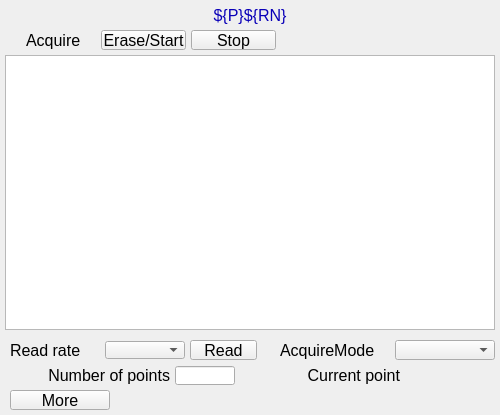
<?xml version="1.0" ?>
<ui version="4.0">
  <class>Dialog</class>
  <widget class="PyDMFrame" name="screen">
    <property name="geometry">
      <rect>
        <x>370</x>
        <y>223</y>
        <width>500</width>
        <height>415</height>
      </rect>
    </property>
    <property name="minimumSize">
      <size>
        <width>500</width>
        <height>415</height>
      </size>
    </property>
    <property name="styleSheet">
      <string notr="true">PyDMFrame#screen {
  color: rgb(0, 0, 0);
  background-color: rgb(187, 187, 187);
  }</string>
    </property>
    <property name="windowTitle">
      <string>NDStatsTimeSeriesPlot</string>
    </property>
    <layout class="QGridLayout" name="gridLayout" columnstretch="5,5,90,5,5,60,5,10,5,45,22,13,10,110,5,5,5,90,5" rowstretch="5,45,5,275,10,1,18,1,5,1,18,1,5,20,5">
      <property name="leftMargin">
        <number>0</number>
      </property>
      <property name="topMargin">
        <number>0</number>
      </property>
      <property name="rightMargin">
        <number>0</number>
      </property>
      <property name="bottomMargin">
        <number>0</number>
      </property>
      <property name="horizontalSpacing">
        <number>0</number>
      </property>
      <property name="verticalSpacing">
        <number>0</number>
      </property>
      <item row="3" column="1" colspan="17">
        <widget class="PyDMWaveformPlot" name="cartesian_plot">
          <property name="geometry">
            <rect>
              <x>5</x>
              <y>55</y>
              <width>490</width>
              <height>275</height>
            </rect>
          </property>
          <property name="sizePolicy">
            <sizepolicy hsizetype="Ignored" vsizetype="Ignored">
              <horstretch>0</horstretch>
              <verstretch>0</verstretch>
            </sizepolicy>
          </property>
          <property name="toolTip">
            <string>cartesian_plot</string>
          </property>
          <property name="title" stdset="0">
            <string>$(P)$(RN) Time Series</string>
          </property>
          <property name="xLabels">
            <stringlist>
              <string>Time {s}</string>
            </stringlist>
          </property>
          <property name="yLabels">
            <stringlist>
              <string>${P}${RN}</string>
            </stringlist>
          </property>
          <property name="curves" stdset="0">
            <stringlist>
              <string>{&quot;name&quot;: &quot;curve 1&quot;, &quot;x_channel&quot;: &quot;ca://${P}${R}TSTimeAxis&quot;, &quot;y_channel&quot;: &quot;ca://${P}${RN}&quot;, &quot;color&quot;: &quot;#4b6ec7&quot;, &quot;lineStyle&quot;: 1, &quot;lineWidth&quot;: 1, &quot;symbolSize&quot;: 10, &quot;redraw_mode&quot;: 2, &quot;block_size&quot;: 1200}</string>
            </stringlist>
          </property>
          <property name="autoRangeX" stdset="0">
            <bool>true</bool>
          </property>
          <property name="autoRangeY" stdset="0">
            <bool>true</bool>
          </property>
          <property name="axisColor" stdset="0">
            <color>
              <red>0</red>
              <green>0</green>
              <blue>0</blue>
            </color>
          </property>
          <property name="backgroundColor" stdset="0">
            <color>
              <red>218</red>
              <green>218</green>
              <blue>218</blue>
            </color>
          </property>
        </widget>
      </item>
      <item row="1" column="0" colspan="19">
        <widget class="PyDMFrame" name="composite">
          <property name="geometry">
            <rect>
              <x>0</x>
              <y>5</y>
              <width>500</width>
              <height>45</height>
            </rect>
          </property>
          <property name="sizePolicy">
            <sizepolicy hsizetype="Ignored" vsizetype="Ignored">
              <horstretch>0</horstretch>
              <verstretch>0</verstretch>
            </sizepolicy>
          </property>
          <layout class="QGridLayout" name="gridLayout_1" columnstretch="26,70,5,85,5,85,6,100,118" rowstretch="20,5,1,18,1">
            <property name="leftMargin">
              <number>0</number>
            </property>
            <property name="topMargin">
              <number>0</number>
            </property>
            <property name="rightMargin">
              <number>0</number>
            </property>
            <property name="bottomMargin">
              <number>0</number>
            </property>
            <property name="horizontalSpacing">
              <number>0</number>
            </property>
            <property name="verticalSpacing">
              <number>0</number>
            </property>
            <item row="0" column="0" colspan="9">
              <widget class="QLabel" name="text">
                <property name="geometry">
                  <rect>
                    <x>0</x>
                    <y>0</y>
                    <width>500</width>
                    <height>20</height>
                  </rect>
                </property>
                <property name="sizePolicy">
                  <sizepolicy hsizetype="Ignored" vsizetype="Ignored">
                    <horstretch>0</horstretch>
                    <verstretch>0</verstretch>
                  </sizepolicy>
                </property>
                <property name="text">
                  <string>${P}${RN}</string>
                </property>
                <property name="font">
                  <font>
                    <pointsize>12</pointsize>
                  </font>
                </property>
                <property name="brush" stdset="0">
                  <brush brushstyle="SolidPattern">
                    <color alpha="255">
                      <red>10</red>
                      <green>0</green>
                      <blue>184</blue>
                    </color>
                  </brush>
                </property>
                <property name="toolTip">
                  <string>text</string>
                </property>
                <property name="alignment">
                  <set>Qt::AlignCenter</set>
                </property>
                <property name="styleSheet">
                  <string notr="true">QLabel#text {
  color: rgb(10, 0, 184);
  }</string>
                </property>
              </widget>
            </item>
            <item row="3" column="7">
              <widget class="PyDMLabel" name="text_update">
                <property name="geometry">
                  <rect>
                    <x>282</x>
                    <y>26</y>
                    <width>100</width>
                    <height>18</height>
                  </rect>
                </property>
                <property name="sizePolicy">
                  <sizepolicy hsizetype="Ignored" vsizetype="Ignored">
                    <horstretch>0</horstretch>
                    <verstretch>0</verstretch>
                  </sizepolicy>
                </property>
                <property name="toolTip">
                  <string>PV: ${P}${R}TSAcquiring</string>
                </property>
                <property name="channel" stdset="0">
                  <string>ca://${P}${R}TSAcquiring</string>
                </property>
                <property name="displayFormat" stdset="0">
                  <enum>PyDMLabel::String</enum>
                </property>
                <property name="font">
                  <font>
                    <pointsize>10</pointsize>
                  </font>
                </property>
                <property name="alignment">
                  <set>Qt::AlignLeading|Qt::AlignLeft|Qt::AlignVCenter</set>
                </property>
                <property name="textInteractionFlags">
                  <set>Qt::TextSelectableByKeyboard|Qt::TextSelectableByMouse</set>
                </property>
                <property name="styleSheet">
                  <string notr="true">PyDMLabel#text_update {
  color: rgb(10, 0, 184);
  background-color: rgb(70, 70, 70);
  }</string>
                </property>
              </widget>
            </item>
            <item row="2" column="5" rowspan="3">
              <widget class="PyDMPushButton" name="message_button">
                <property name="geometry">
                  <rect>
                    <x>191</x>
                    <y>25</y>
                    <width>85</width>
                    <height>20</height>
                  </rect>
                </property>
                <property name="sizePolicy">
                  <sizepolicy hsizetype="Ignored" vsizetype="Ignored">
                    <horstretch>0</horstretch>
                    <verstretch>0</verstretch>
                  </sizepolicy>
                </property>
                <property name="text">
                  <string>Stop</string>
                </property>
                <property name="font">
                  <font>
                    <pointsize>12</pointsize>
                  </font>
                </property>
                <property name="toolTip">
                  <string>${P}${R}TSAcquire</string>
                </property>
                <property name="channel" stdset="0">
                  <string>ca://${P}${R}TSAcquire</string>
                </property>
                <property name="pressValue" stdset="0">
                  <string>0</string>
                </property>
                <property name="styleSheet">
                  <string notr="true">PyDMPushButton#message_button {
  color: rgb(0, 0, 0);
  background-color: rgb(115, 223, 255);
  }</string>
                </property>
              </widget>
            </item>
            <item row="2" column="3" rowspan="3">
              <widget class="PyDMPushButton" name="message_button_1">
                <property name="geometry">
                  <rect>
                    <x>101</x>
                    <y>25</y>
                    <width>85</width>
                    <height>20</height>
                  </rect>
                </property>
                <property name="sizePolicy">
                  <sizepolicy hsizetype="Ignored" vsizetype="Ignored">
                    <horstretch>0</horstretch>
                    <verstretch>0</verstretch>
                  </sizepolicy>
                </property>
                <property name="text">
                  <string>Erase/Start</string>
                </property>
                <property name="font">
                  <font>
                    <pointsize>12</pointsize>
                  </font>
                </property>
                <property name="toolTip">
                  <string>${P}${R}TSAcquire</string>
                </property>
                <property name="channel" stdset="0">
                  <string>ca://${P}${R}TSAcquire</string>
                </property>
                <property name="pressValue" stdset="0">
                  <string>1</string>
                </property>
                <property name="styleSheet">
                  <string notr="true">PyDMPushButton#message_button_1 {
  color: rgb(0, 0, 0);
  background-color: rgb(115, 223, 255);
  }</string>
                </property>
              </widget>
            </item>
            <item row="2" column="1" rowspan="3">
              <widget class="QLabel" name="text_1">
                <property name="geometry">
                  <rect>
                    <x>26</x>
                    <y>25</y>
                    <width>70</width>
                    <height>20</height>
                  </rect>
                </property>
                <property name="sizePolicy">
                  <sizepolicy hsizetype="Ignored" vsizetype="Ignored">
                    <horstretch>0</horstretch>
                    <verstretch>0</verstretch>
                  </sizepolicy>
                </property>
                <property name="text">
                  <string>Acquire</string>
                </property>
                <property name="font">
                  <font>
                    <pointsize>12</pointsize>
                  </font>
                </property>
                <property name="brush" stdset="0">
                  <brush brushstyle="SolidPattern">
                    <color alpha="255">
                      <red>0</red>
                      <green>0</green>
                      <blue>0</blue>
                    </color>
                  </brush>
                </property>
                <property name="toolTip">
                  <string>text_1</string>
                </property>
                <property name="alignment">
                  <set>Qt::AlignLeading|Qt::AlignLeft|Qt::AlignVCenter</set>
                </property>
                <property name="styleSheet">
                  <string notr="true">QLabel#text_1 {
  color: rgb(0, 0, 0);
  }</string>
                </property>
              </widget>
            </item>
          </layout>
        </widget>
      </item>
      <item row="5" column="15" rowspan="3" colspan="3">
        <widget class="PyDMEnumComboBox" name="menu">
          <property name="geometry">
            <rect>
              <x>395</x>
              <y>340</y>
              <width>100</width>
              <height>20</height>
            </rect>
          </property>
          <property name="sizePolicy">
            <sizepolicy hsizetype="Ignored" vsizetype="Ignored">
              <horstretch>0</horstretch>
              <verstretch>0</verstretch>
            </sizepolicy>
          </property>
          <property name="toolTip">
            <string>${P}${R}TSAcquireMode</string>
          </property>
          <property name="channel" stdset="0">
            <string>ca://${P}${R}TSAcquireMode</string>
          </property>
          <property name="font">
            <font>
              <pointsize>12</pointsize>
            </font>
          </property>
          <property name="styleSheet">
            <string notr="true">PyDMEnumComboBox#menu {
  color: rgb(0, 0, 0);
  background-color: rgb(115, 223, 255);
  }</string>
          </property>
        </widget>
      </item>
      <item row="5" column="13" rowspan="3">
        <widget class="QLabel" name="text_2">
          <property name="geometry">
            <rect>
              <x>280</x>
              <y>340</y>
              <width>110</width>
              <height>20</height>
            </rect>
          </property>
          <property name="sizePolicy">
            <sizepolicy hsizetype="Ignored" vsizetype="Ignored">
              <horstretch>0</horstretch>
              <verstretch>0</verstretch>
            </sizepolicy>
          </property>
          <property name="text">
            <string>AcquireMode</string>
          </property>
          <property name="font">
            <font>
              <pointsize>12</pointsize>
            </font>
          </property>
          <property name="brush" stdset="0">
            <brush brushstyle="SolidPattern">
              <color alpha="255">
                <red>0</red>
                <green>0</green>
                <blue>0</blue>
              </color>
            </brush>
          </property>
          <property name="toolTip">
            <string>text_2</string>
          </property>
          <property name="alignment">
            <set>Qt::AlignLeading|Qt::AlignLeft|Qt::AlignVCenter</set>
          </property>
          <property name="styleSheet">
            <string notr="true">QLabel#text_2 {
  color: rgb(0, 0, 0);
  }</string>
          </property>
        </widget>
      </item>
      <item row="5" column="9" rowspan="3" colspan="2">
        <widget class="PyDMPushButton" name="message_button_2">
          <property name="geometry">
            <rect>
              <x>190</x>
              <y>340</y>
              <width>67</width>
              <height>20</height>
            </rect>
          </property>
          <property name="sizePolicy">
            <sizepolicy hsizetype="Ignored" vsizetype="Ignored">
              <horstretch>0</horstretch>
              <verstretch>0</verstretch>
            </sizepolicy>
          </property>
          <property name="text">
            <string>Read</string>
          </property>
          <property name="font">
            <font>
              <pointsize>12</pointsize>
            </font>
          </property>
          <property name="toolTip">
            <string>${P}${R}TSRead</string>
          </property>
          <property name="channel" stdset="0">
            <string>ca://${P}${R}TSRead</string>
          </property>
          <property name="pressValue" stdset="0">
            <string>1</string>
          </property>
          <property name="styleSheet">
            <string notr="true">PyDMPushButton#message_button_2 {
  color: rgb(0, 0, 0);
  background-color: rgb(115, 223, 255);
  }</string>
          </property>
        </widget>
      </item>
      <item row="6" column="4" colspan="4">
        <widget class="PyDMEnumComboBox" name="menu_1">
          <property name="geometry">
            <rect>
              <x>105</x>
              <y>341</y>
              <width>80</width>
              <height>18</height>
            </rect>
          </property>
          <property name="sizePolicy">
            <sizepolicy hsizetype="Ignored" vsizetype="Ignored">
              <horstretch>0</horstretch>
              <verstretch>0</verstretch>
            </sizepolicy>
          </property>
          <property name="toolTip">
            <string>${P}${R}TSRead.SCAN</string>
          </property>
          <property name="channel" stdset="0">
            <string>ca://${P}${R}TSRead.SCAN</string>
          </property>
          <property name="font">
            <font>
              <pointsize>10</pointsize>
            </font>
          </property>
          <property name="styleSheet">
            <string notr="true">PyDMEnumComboBox#menu_1 {
  color: rgb(0, 0, 0);
  background-color: rgb(115, 223, 255);
  }</string>
          </property>
        </widget>
      </item>
      <item row="5" column="2" rowspan="3">
        <widget class="QLabel" name="text_3">
          <property name="geometry">
            <rect>
              <x>10</x>
              <y>340</y>
              <width>90</width>
              <height>20</height>
            </rect>
          </property>
          <property name="sizePolicy">
            <sizepolicy hsizetype="Ignored" vsizetype="Ignored">
              <horstretch>0</horstretch>
              <verstretch>0</verstretch>
            </sizepolicy>
          </property>
          <property name="text">
            <string>Read rate</string>
          </property>
          <property name="font">
            <font>
              <pointsize>12</pointsize>
            </font>
          </property>
          <property name="brush" stdset="0">
            <brush brushstyle="SolidPattern">
              <color alpha="255">
                <red>0</red>
                <green>0</green>
                <blue>0</blue>
              </color>
            </brush>
          </property>
          <property name="toolTip">
            <string>text_3</string>
          </property>
          <property name="alignment">
            <set>Qt::AlignLeading|Qt::AlignLeft|Qt::AlignVCenter</set>
          </property>
          <property name="styleSheet">
            <string notr="true">QLabel#text_3 {
  color: rgb(0, 0, 0);
  }</string>
          </property>
        </widget>
      </item>
      <item row="9" column="2" rowspan="3" colspan="4">
        <widget class="QLabel" name="text_4">
          <property name="geometry">
            <rect>
              <x>10</x>
              <y>365</y>
              <width>160</width>
              <height>20</height>
            </rect>
          </property>
          <property name="sizePolicy">
            <sizepolicy hsizetype="Ignored" vsizetype="Ignored">
              <horstretch>0</horstretch>
              <verstretch>0</verstretch>
            </sizepolicy>
          </property>
          <property name="text">
            <string>Number of points</string>
          </property>
          <property name="font">
            <font>
              <pointsize>12</pointsize>
            </font>
          </property>
          <property name="brush" stdset="0">
            <brush brushstyle="SolidPattern">
              <color alpha="255">
                <red>0</red>
                <green>0</green>
                <blue>0</blue>
              </color>
            </brush>
          </property>
          <property name="toolTip">
            <string>text_4</string>
          </property>
          <property name="alignment">
            <set>Qt::AlignRight|Qt::AlignTrailing|Qt::AlignVCenter</set>
          </property>
          <property name="styleSheet">
            <string notr="true">QLabel#text_4 {
  color: rgb(0, 0, 0);
  }</string>
          </property>
        </widget>
      </item>
      <item row="10" column="7" rowspan="2" colspan="3">
        <widget class="PyDMLineEdit" name="text_entry">
          <property name="geometry">
            <rect>
              <x>175</x>
              <y>366</y>
              <width>60</width>
              <height>19</height>
            </rect>
          </property>
          <property name="sizePolicy">
            <sizepolicy hsizetype="Ignored" vsizetype="Ignored">
              <horstretch>0</horstretch>
              <verstretch>0</verstretch>
            </sizepolicy>
          </property>
          <property name="channel" stdset="0">
            <string>ca://${P}${R}TSNumPoints</string>
          </property>
          <property name="toolTip">
            <string>${P}${R}TSNumPoints</string>
          </property>
          <property name="font">
            <font>
              <pointsize>11</pointsize>
            </font>
          </property>
          <property name="styleSheet">
            <string notr="true">PyDMLineEdit#text_entry {
  color: rgb(0, 0, 0);
  background-color: rgb(115, 223, 255);
  border: 1px solid black;
  margin: 0px;
  padding: 0px;
  spacing: 0px;
  }</string>
          </property>
        </widget>
      </item>
      <item row="9" column="12" rowspan="3" colspan="4">
        <widget class="QLabel" name="text_5">
          <property name="geometry">
            <rect>
              <x>270</x>
              <y>365</y>
              <width>130</width>
              <height>20</height>
            </rect>
          </property>
          <property name="sizePolicy">
            <sizepolicy hsizetype="Ignored" vsizetype="Ignored">
              <horstretch>0</horstretch>
              <verstretch>0</verstretch>
            </sizepolicy>
          </property>
          <property name="text">
            <string>Current point</string>
          </property>
          <property name="font">
            <font>
              <pointsize>12</pointsize>
            </font>
          </property>
          <property name="brush" stdset="0">
            <brush brushstyle="SolidPattern">
              <color alpha="255">
                <red>0</red>
                <green>0</green>
                <blue>0</blue>
              </color>
            </brush>
          </property>
          <property name="toolTip">
            <string>text_5</string>
          </property>
          <property name="alignment">
            <set>Qt::AlignRight|Qt::AlignTrailing|Qt::AlignVCenter</set>
          </property>
          <property name="styleSheet">
            <string notr="true">QLabel#text_5 {
  color: rgb(0, 0, 0);
  }</string>
          </property>
        </widget>
      </item>
      <item row="10" column="17">
        <widget class="PyDMLabel" name="text_update_1">
          <property name="geometry">
            <rect>
              <x>405</x>
              <y>366</y>
              <width>90</width>
              <height>18</height>
            </rect>
          </property>
          <property name="sizePolicy">
            <sizepolicy hsizetype="Ignored" vsizetype="Ignored">
              <horstretch>0</horstretch>
              <verstretch>0</verstretch>
            </sizepolicy>
          </property>
          <property name="toolTip">
            <string>PV: ${P}${R}TSCurrentPoint</string>
          </property>
          <property name="channel" stdset="0">
            <string>ca://${P}${R}TSCurrentPoint</string>
          </property>
          <property name="font">
            <font>
              <pointsize>10</pointsize>
            </font>
          </property>
          <property name="alignment">
            <set>Qt::AlignLeading|Qt::AlignLeft|Qt::AlignVCenter</set>
          </property>
          <property name="textInteractionFlags">
            <set>Qt::TextSelectableByKeyboard|Qt::TextSelectableByMouse</set>
          </property>
          <property name="styleSheet">
            <string notr="true">PyDMLabel#text_update_1 {
  color: rgb(10, 0, 184);
  background-color: rgb(187, 187, 187);
  }</string>
          </property>
        </widget>
      </item>
      <item row="13" column="2" colspan="3">
        <widget class="PyDMRelatedDisplayButton" name="related_display">
          <property name="geometry">
            <rect>
              <x>10</x>
              <y>390</y>
              <width>100</width>
              <height>20</height>
            </rect>
          </property>
          <property name="sizePolicy">
            <sizepolicy hsizetype="Ignored" vsizetype="Ignored">
              <horstretch>0</horstretch>
              <verstretch>0</verstretch>
            </sizepolicy>
          </property>
          <property name="toolTip">
            <string>More</string>
          </property>
          <property name="text">
            <string>More</string>
          </property>
          <property name="showIcon" stdset="0">
            <bool>true</bool>
          </property>
          <property name="font">
            <font>
              <pointsize>12</pointsize>
            </font>
          </property>
          <property name="styleSheet">
            <string notr="true">PyDMRelatedDisplayButton#related_display {
  color: rgb(0, 0, 0);
  background-color: rgb(115, 223, 255);
  }</string>
          </property>
          <property name="titles" stdset="0">
            <stringlist>
              <string>Time series plugin</string>
            </stringlist>
          </property>
          <property name="filenames" stdset="0">
            <stringlist>
              <string>NDPluginTimeSeries.ui</string>
            </stringlist>
          </property>
          <property name="macros" stdset="0">
            <stringlist>
              <string>P=${P},R=${R}</string>
            </stringlist>
          </property>
          <property name="openInNewWindow" stdset="0">
            <bool>true</bool>
          </property>
        </widget>
      </item>
    </layout>
    <zorder>cartesian_plot</zorder>
    <zorder>text</zorder>
    <zorder>text_update</zorder>
    <zorder>message_button</zorder>
    <zorder>message_button_1</zorder>
    <zorder>text_1</zorder>
    <zorder>composite</zorder>
    <zorder>menu</zorder>
    <zorder>text_2</zorder>
    <zorder>message_button_2</zorder>
    <zorder>menu_1</zorder>
    <zorder>text_3</zorder>
    <zorder>text_4</zorder>
    <zorder>text_entry</zorder>
    <zorder>text_5</zorder>
    <zorder>text_update_1</zorder>
    <zorder>related_display</zorder>
  </widget>
  <customwidgets>
    <customwidget>
      <class>PyDMWaveformPlot</class>
      <extends>QGraphicsView</extends>
      <header>pydm.widgets.waveformplot</header>
    </customwidget>
    <customwidget>
      <class>PyDMFrame</class>
      <extends>QFrame</extends>
      <header>pydm.widgets.frame</header>
    </customwidget>
    <customwidget>
      <class>PyDMLabel</class>
      <extends>QLabel</extends>
      <header>pydm.widgets.label</header>
    </customwidget>
    <customwidget>
      <class>PyDMPushButton</class>
      <extends>QPushButton</extends>
      <header>pydm.widgets.pushbutton</header>
    </customwidget>
    <customwidget>
      <class>PyDMEnumComboBox</class>
      <extends>QComboBox</extends>
      <header>pydm.widgets.enum_combo_box</header>
    </customwidget>
    <customwidget>
      <class>PyDMLineEdit</class>
      <extends>QLineEdit</extends>
      <header>pydm.widgets.line_edit</header>
    </customwidget>
    <customwidget>
      <class>PyDMRelatedDisplayButton</class>
      <extends>QPushButton</extends>
      <header>pydm.widgets.related_display_button</header>
    </customwidget>
  </customwidgets>
</ui>
